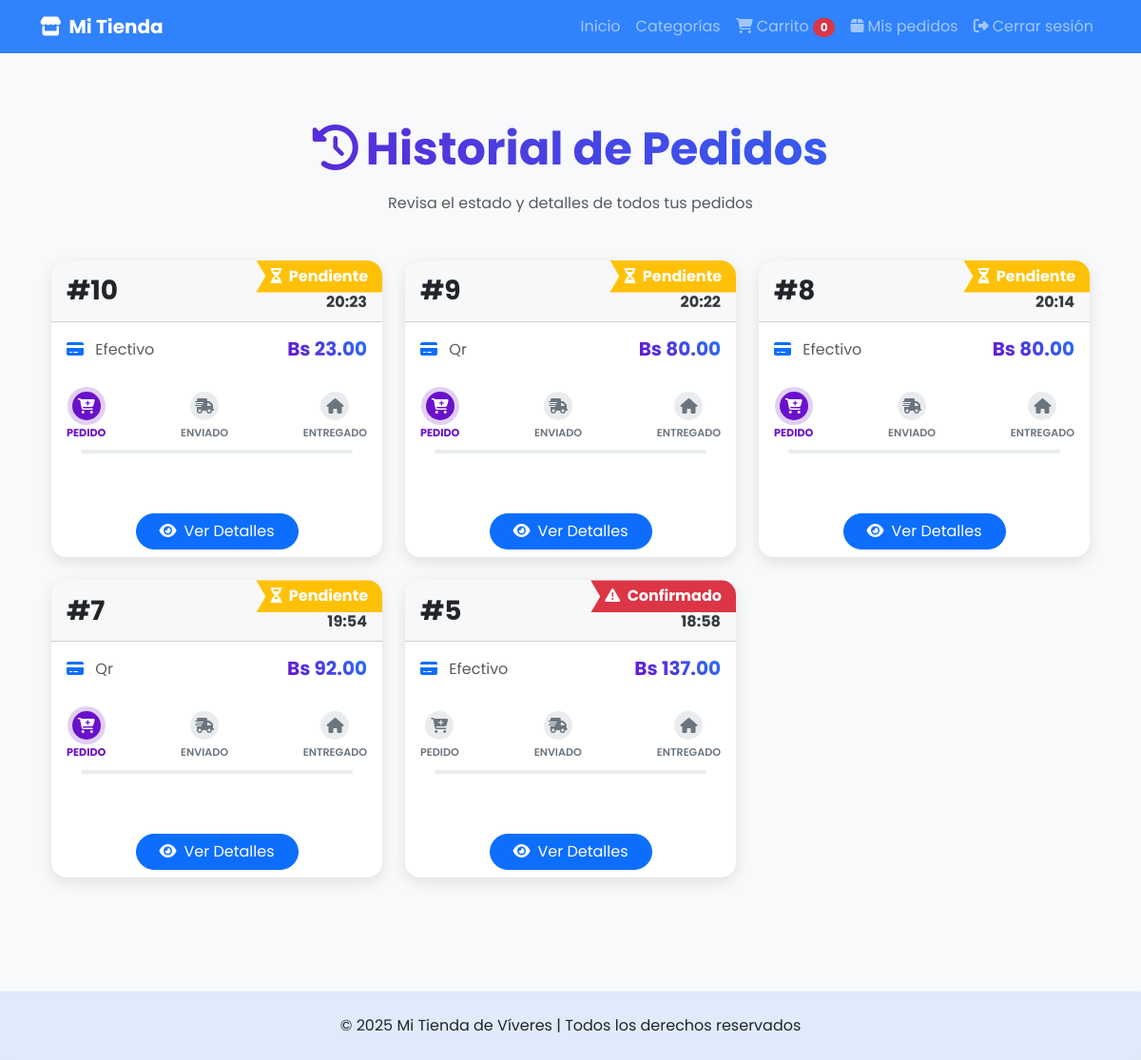
/detalle-pedido/historial (signed in), run on the app's committed database.
### models/pedido.py (models this page shows, shortened)
class Pedido(db.Model):
    __tablename__ = 'pedidos'
    id = db.Column(db.Integer, primary_key=True)
    usuario_id = db.Column(db.Integer, db.ForeignKey('usuarios.id'), nullable=False)
    usuario = db.relationship('Usuario', backref='pedidos')
    fecha = db.Column(db.DateTime, default=datetime.utcnow)
    total = db.Column(db.Float, nullable=False)
    estado = db.Column(db.String(20), default='pendiente')  # pendiente, confirmado, enviado, entregado, cancelado
    metodo_pago = db.Column(db.String(50))  # 'efectivo', 'tarjeta', etc.
    direccion_id = db.Column(db.Integer, db.ForeignKey('direcciones.id'))
    direccion = db.relationship('Direccion', backref='pedidos')
    detalles = db.relationship('DetallePedido', backref='pedido', lazy=True)

### controllers/detalle_pedido_controller.py (the view)
@detalle_pedido_bp.route('/historial')
def historial_cliente():
    if session.get('rol') != 'cliente' or 'id' not in session:
        flash('Debes iniciar sesión para ver tus pedidos.', 'danger')
        return redirect(url_for('usuario.login'))
    pedidos = Pedido.query.filter_by(usuario_id=session['id']).order_by(Pedido.fecha.desc()).all()
    return render_template('cliente/historial_pedidos.html', pedidos=pedidos)

### app.py (called while the page is built)
@app.context_processor
def inject_active_path():
    def is_active(path):
        return 'active' if request.path == path else ''
    return dict(is_active=is_active)

@app.context_processor
def cantidad_carrito():
    def contar_productos():
        if session.get('rol') == 'cliente' and session.get('id'):
            items = Carrito.query.filter_by(usuario_id=session['id']).all()
            return len(items)
        return 0
    return dict(cantidad_en_carrito=contar_productos())

### templates/cliente/historial_pedidos.html (shortened to what this page needs)
{% extends 'base_cliente.html' %}
{% block content %}
<div class="container my-5">
  <div class="text-center mb-5">
    <h2 class="display-5 fw-bold mb-3 gradient-text">
      <i class="fas fa-history me-2"></i>Historial de Pedidos
    </h2>
    <p class="text-muted">Revisa el estado y detalles de todos tus pedidos</p>
  </div>
  {% if pedidos %}
  <div class="row row-cols-1 row-cols-md-2 row-cols-lg-3 g-4 mb-5">
    {% for pedido in pedidos %}
    <div class="col">
      <div class="card h-100 border-0 rounded-4 overflow-hidden shadow-hover">
        <div class="card-header position-relative">
          <div class="status-ribbon
            {% if pedido.estado == 'pendiente' %}bg-warning
            {% elif pedido.estado == 'enviado' %}bg-info
            {% elif pedido.estado == 'entregado' %}bg-success
            {% else %}bg-danger{% endif %}">
            {% if pedido.estado == 'pendiente' %}
              <i class="fas fa-hourglass-half me-1"></i>
            {% elif pedido.estado == 'enviado' %}
              <i class="fas fa-rocket me-1"></i>
            {% elif pedido.estado == 'entregado' %}
              <i class="fas fa-check-circle me-1"></i>
            {% else %}
              <i class="fas fa-exclamation-triangle me-1"></i>
            {% endif %}
            {{ pedido.estado|capitalize }}
          </div>
          <div class="d-flex justify-content-between align-items-center">
            <h3 class="card-title mb-0 fw-bold">#{{ pedido.id }}</h3>
            <div class="order-date text-end">
              <small class="text-muted">{{ pedido.fecha.strftime('%d/%m/%Y') }}</small>
              <div class="time">{{ pedido.fecha.strftime('%H:%M') }}</div>
            </div>
          </div>
        </div>
        <div class="card-body">
          <div class="d-flex justify-content-between align-items-center mb-3">
            <div class="payment-method">
              <i class="fas fa-credit-card me-2 text-primary"></i>
              <span class="text-muted">{{ pedido.metodo_pago|capitalize }}</span>
            </div>
            <div class="total-amount">
              <span class="h5 fw-bold text-gradient">Bs {{ '%.2f'|format(pedido.total) }}</span>
            </div>
          </div>
          <div class="progress-container mb-4">
            <div class="progress-steps">
              <div class="step {% if pedido.estado == 'pendiente' %}active{% endif %}">
                <div class="step-icon"><i class="fas fa-cart-plus"></i></div>
                <div class="step-label">Pedido</div>
              </div>
              <div class="step {% if pedido.estado == 'enviado' %}active{% endif %}">
                <div class="step-icon"><i class="fas fa-shipping-fast"></i></div>
                <div class="step-label">Enviado</div>
              </div>
              <div class="step {% if pedido.estado == 'entregado' %}active{% endif %}">
                <div class="step-icon"><i class="fas fa-home"></i></div>
                <div class="step-label">Entregado</div>
              </div>
            </div>
            <div class="progress-bar">
            </div>
          </div>
        </div>
        <div class="card-footer bg-transparent border-0 text-center">
          <a href="{{ url_for('detalle_pedido.detalle_cliente', pedido_id=pedido.id) }}"
             class="btn btn-primary rounded-pill px-4 btn-hover-effect">
            <i class="fas fa-eye me-2"></i>Ver Detalles
          </a>
        </div>
      </div>
    </div>
    {% endfor %}
  </div>
  {% endif %}
</div>
{% endblock %}

### templates/base_cliente.html (style rules this page uses)
body { font-family: 'Poppins', sans-serif; background-color: #f8f9fa; }

### templates/cliente/historial_pedidos.html (style rules this page uses)
.gradient-text { background: linear-gradient(45deg, #6a11cb 0%, #2575fc 100%); -webkit-background-clip: text; background-clip: text; color: transparent; }
.shadow-hover { transition: all 0.3s ease; box-shadow: 0 5px 15px rgba(0,0,0,0.1); }
.status-ribbon { position: absolute; top: 0; right: 0; padding: 5px 15px; color: white; font-weight: bold; clip-path: polygon(0 0, 100% 0, 100% 100%, 0 100%, 10px 50%); }
.text-gradient { background: linear-gradient(45deg, #6a11cb 0%, #2575fc 100%); -webkit-background-clip: text; background-clip: text; color: transparent; }
.progress-container { padding: 15px 0; }
.progress-steps { display: flex; justify-content: space-between; position: relative; margin-bottom: 10px; }
.step { display: flex; flex-direction: column; align-items: center; z-index: 2; }
.step-icon { width: 30px; height: 30px; border-radius: 50%; background: #e9ecef; display: flex; align-items: center; justify-content: center; margin-bottom: 5px; color: #6c757d; }
.step.active .step-icon { background: #6a11cb; color: white; box-shadow: 0 0 0 5px rgba(106, 17, 203, 0.2); }
.step-label { font-size: 0.7rem; color: #6c757d; text-transform: uppercase; font-weight: 600; }
.step.active .step-label { color: #6a11cb; font-weight: bold; }
.progress-bar { height: 4px; background: #e9ecef; border-radius: 2px; position: relative; margin: 0 15px; }
.btn-hover-effect { transition: all 0.3s ease; }
.order-date .time { font-weight: bold; color: #343a40; }

### data on the page
Pedido: estado "Pendiente", id "10", fecha "20:23", metodo_pago "Efectivo"
Pedido: estado "Pendiente", id "9", fecha "20:22", metodo_pago "Qr"
Pedido: estado "Pendiente", id "8", fecha "20:14", metodo_pago "Efectivo"
Pedido: estado "Pendiente", id "7", fecha "19:54", metodo_pago "Qr"
Pedido: estado "Confirmado", id "5", fecha "18:58", metodo_pago "Efectivo"

### other printed values
{{ cantidad_en_carrito }} "0"
